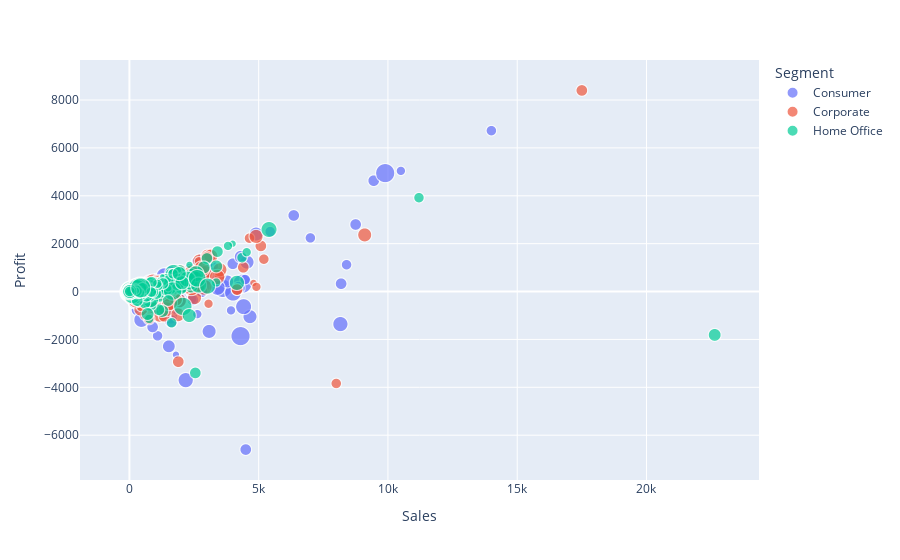

This figure's notebook cell:
### Code cell
import plotly.express as px
fig = px.scatter(df, x = 'Sales', y ='Profit',
                    size ='Quantity' , color = 'Segment')
fig.show()

### Figure 1 — Plotly figure (JSON) as saved in the notebook; plotly's stock layout.template omitted (floating-point values rounded to 4 significant figures; data arrays with more than 128 entries replaced by an {"elided": "..."} marker saying what was removed)
{"data": [{"hovertemplate": "Segment=Consumer<br>Sales=%{x}<br>Profit=%{y}<br>Quantity=%{marker.size}<extra></extra>", "legendgroup": "Consumer", "marker": {"color": "#636efa", "size": {"elided": "5191 int values"}, "sizemode": "area", "sizeref": 0.035, "symbol": "circle"}, "mode": "markers", "name": "Consumer", "showlegend": true, "type": "scattergl", "x": {"elided": "5191 float values"}, "xaxis": "x", "y": {"elided": "5191 float values"}, "yaxis": "y"}, {"hovertemplate": "Segment=Corporate<br>Sales=%{x}<br>Profit=%{y}<br>Quantity=%{marker.size}<extra></extra>", "legendgroup": "Corporate", "marker": {"color": "#EF553B", "size": {"elided": "3020 int values"}, "sizemode": "area", "sizeref": 0.035, "symbol": "circle"}, "mode": "markers", "name": "Corporate", "showlegend": true, "type": "scattergl", "x": {"elided": "3020 float values"}, "xaxis": "x", "y": {"elided": "3020 float values"}, "yaxis": "y"}, {"hovertemplate": "Segment=Home Office<br>Sales=%{x}<br>Profit=%{y}<br>Quantity=%{marker.size}<extra></extra>", "legendgroup": "Home Office", "marker": {"color": "#00cc96", "size": {"elided": "1783 int values"}, "sizemode": "area", "sizeref": 0.035, "symbol": "circle"}, "mode": "markers", "name": "Home Office", "showlegend": true, "type": "scattergl", "x": {"elided": "1783 float values"}, "xaxis": "x", "y": {"elided": "1783 float values"}, "yaxis": "y"}], "layout": {"legend": {"itemsizing": "constant", "title": {"text": "Segment"}, "tracegroupgap": 0}, "margin": {"t": 60}, "xaxis": {"anchor": "y", "domain": [0, 1], "title": {"text": "Sales"}}, "yaxis": {"anchor": "x", "domain": [0, 1], "title": {"text": "Profit"}}}}
